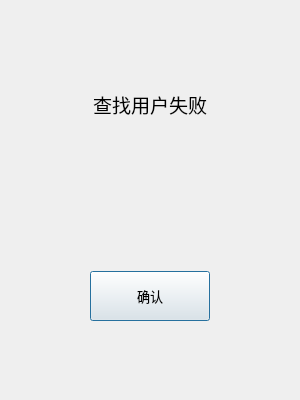
<?xml version="1.0" encoding="UTF-8"?>
<ui version="4.0">
 <class>FindFailDialog</class>
 <widget class="QDialog" name="FindFailDialog">
  <property name="geometry">
   <rect>
    <x>0</x>
    <y>0</y>
    <width>300</width>
    <height>400</height>
   </rect>
  </property>
  <property name="minimumSize">
   <size>
    <width>300</width>
    <height>400</height>
   </size>
  </property>
  <property name="maximumSize">
   <size>
    <width>300</width>
    <height>400</height>
   </size>
  </property>
  <property name="windowTitle">
   <string>Dialog</string>
  </property>
  <layout class="QVBoxLayout" name="verticalLayout">
   <item>
    <widget class="QWidget" name="widget" native="true">
     <layout class="QHBoxLayout" name="horizontalLayout">
      <item>
       <widget class="QLabel" name="TipLabel">
        <property name="font">
         <font>
          <pointsize>14</pointsize>
         </font>
        </property>
        <property name="layoutDirection">
         <enum>Qt::LeftToRight</enum>
        </property>
        <property name="text">
         <string>查找用户失败</string>
        </property>
        <property name="alignment">
         <set>Qt::AlignCenter</set>
        </property>
       </widget>
      </item>
     </layout>
    </widget>
   </item>
   <item>
    <widget class="QWidget" name="widget_2" native="true">
     <layout class="QHBoxLayout" name="horizontalLayout_2">
      <item>
       <widget class="ClickButton" name="confirmButton">
        <property name="minimumSize">
         <size>
          <width>120</width>
          <height>50</height>
         </size>
        </property>
        <property name="maximumSize">
         <size>
          <width>120</width>
          <height>50</height>
         </size>
        </property>
        <property name="font">
         <font>
          <pointsize>10</pointsize>
         </font>
        </property>
        <property name="text">
         <string>确认</string>
        </property>
       </widget>
      </item>
     </layout>
    </widget>
   </item>
  </layout>
 </widget>
 <customwidgets>
  <customwidget>
   <class>ClickButton</class>
   <extends>QPushButton</extends>
   <header>widgets/clickbutton.h</header>
  </customwidget>
 </customwidgets>
 <resources/>
 <connections/>
</ui>
